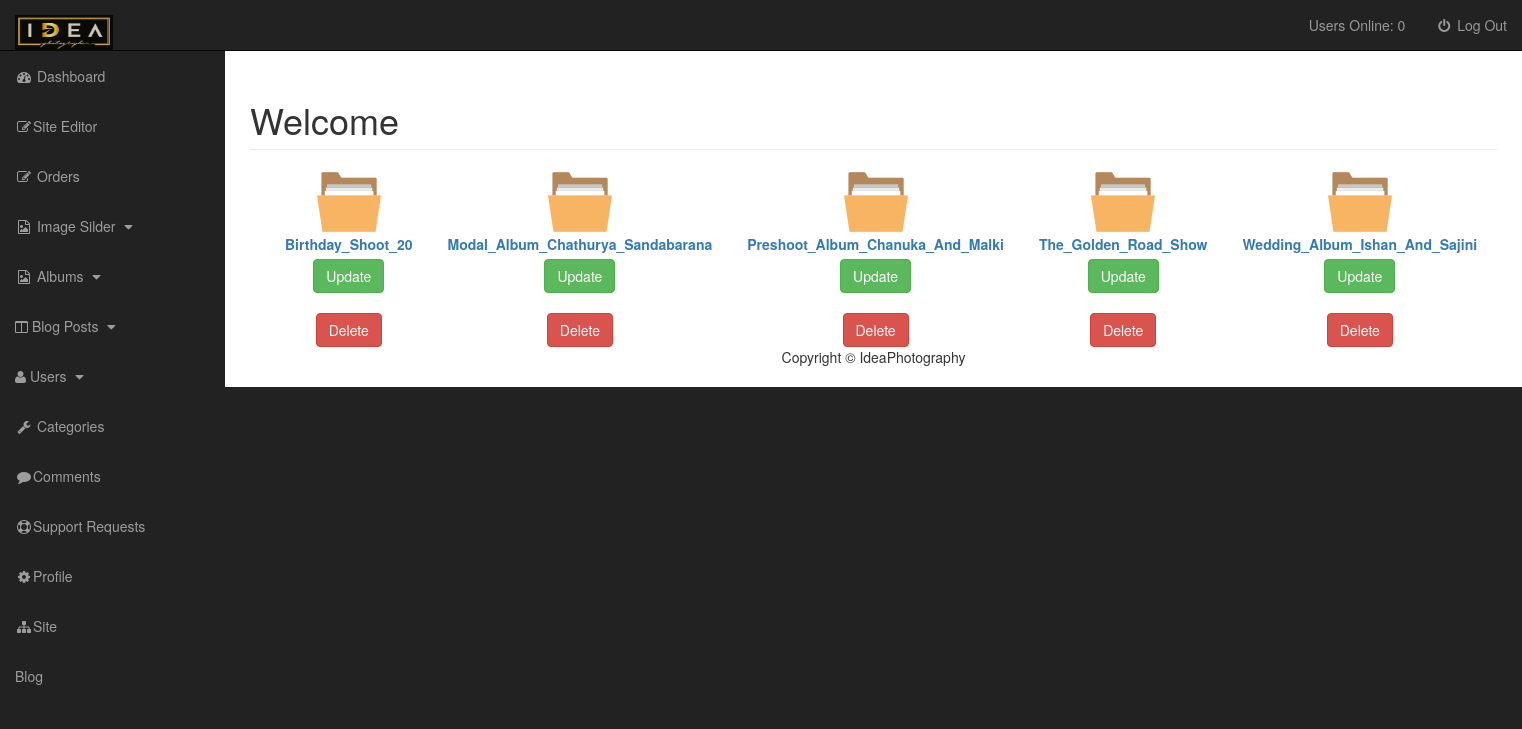
Page /ideaphotography/Blog/admin/album.php on the committed database.
### tables this page shows
CREATE TABLE IF NOT EXISTS `album` (
  `id` int NOT NULL AUTO_INCREMENT,
  `privacy` varchar(255) NOT NULL DEFAULT 'Private',
  `user` varchar(255) NOT NULL,
  `name` varchar(255) NOT NULL,
  `date` date NOT NULL,
  PRIMARY KEY (`id`)
);

### ideaphotography/Blog/admin/include/view_albums.php (the view, shortened to what this page needs)
<table class="ab" >
    <tr>
        <?php
        $query="SELECT * FROM album";
        $result=mysqli_query($connect,$query);
        while($row=mysqli_fetch_assoc($result))
        {
        ?>
        <form action="#" method="post">
            <td align="center"> <a href="view/index.php?source=<?php echo  $row['name'];?>"><img src="images/folder.png"><br><label for="image"><?php echo  $row['name'];?>
                </label></a><br> <a href="album.php?source=edit_album&name=<?php echo  $row['name'];?>" class="btn btn-success" role="button">Update</a><br><br>
                <input type="submit"   name="delete" value="Delete" class="btn btn-danger" /></td>
        </form>
        <?php  }?>
    </tr>
</table>

### ideaphotography/Blog/admin/include/admin_header.php (shortened to what this page needs)
<!DOCTYPE html>
<html lang="en">
<head>
    <link href="css/bootstrap.min.css" rel="stylesheet">
    <link href="css/sb-admin.css" rel="stylesheet">
    <link href="font-awesome/css/font-awesome.min.css" rel="stylesheet" type="text/css">
</head> <body>

### ideaphotography/Blog/admin/album.php (shortened to what this page needs)
<?php include "include/admin_header.php"; ?>
<div id="wrapper">
    <?php include "include/admin_navigation.php"; ?>
    <div id="page-wrapper">
        <div class="container-fluid">
            <div class="row">
                <div class="col-lg-12">
                    <h1 class="page-header">
                        Welcome
                    </h1>
                    <?php
						if(isset($_GET['source'])){
							$source=$_GET['source'];
						}else{
							$source=12;
						}
						switch($source){
							default;
								include "include/view_albums.php";
						}
                    ?>
                </div>
            </div>
        </div>
<?php include "include/admin_footer.php"; ?>

### ideaphotography/Blog/admin/include/admin_navigation.php (shortened to what this page needs)
<nav class="navbar navbar-inverse navbar-fixed-top" role="navigation">
    <div class="navbar-header">
        <a class="navbar-brand " href="index.html"><img src="./images/logo.png" height="35px" > </a>
        <?php
         $result=$result=mysqli_query($connect,"SELECT * From users where active=1");
         $rowcount=mysqli_num_rows($result);
        ?>
    </div>
      <ul class="nav navbar-right top-nav">  <li><a href="">Users Online: <?php echo $rowcount; ?><span class="usersonline"></span></a></li>
        <li>
                            <a href="./include/logout.php"><i class="fa fa-fw fa-power-off"></i> Log Out</a>
                        </li>
      </ul>
        <ul class="nav navbar-nav side-nav ">
            <li class="p">
                <a href="index.php"><i class="fa fa-fw fa-dashboard"></i> Dashboard</a>
            </li>
             <li>
                <a href="siteeditor.php"><i class="fa fa-fw fa-edit"></i>Site Editor</a>
            </li>
            <li>
                <a href="orders.php"><i class="fa fa-fw fa-edit"></i> Orders</a>
            </li>
            <li>
                <a href="javascript:;" data-toggle="collapse" data-target="#img_drop"><i class="fa fa-fw fa-file-image-o"></i> Image Silder <i class="fa fa-fw fa-caret-down"></i></a>
            </li>
            <li>
                <a href="javascript:;" data-toggle="collapse" data-target="#photos_drop"><i class="fa fa-fw fa-file-image-o"></i> Albums <i class="fa fa-fw fa-caret-down"></i></a>
            </li>
            <li>
                <a href="javascript:;" data-toggle="collapse" data-target="#posts_drop"><i class="fa fa-columns"></i> Blog Posts <i class="fa fa-fw fa-caret-down"></i></a>
            </li>
            <li>
                <a href="javascript:;" data-toggle="collapse" data-target="#demo"><i class="fa fa-user"></i> Users <i class="fa fa-fw fa-caret-down"></i></a>
            </li>
            <li>
                <a href="categories.php"><i class="fa fa-fw fa-wrench"></i> Categories</a>
            </li>
            <li>
                <a href="comments.php"><i class="fa fa-fw fa-comment"></i>Comments</a>
            </li>
            <li>
                <a href="support.php"><i class="fa fa-fw fa-life-ring" ></i>Support Requests</a>
            </li>
            <li>
                <a href="profile.php"><i class="fa fa-fw fa-cog" aria-hidden="true"></i>Profile</a>
            </li>
            <li><a href="../index.php"><i class="fa fa-fw fa-sitemap" aria-hidden="true"></i>Site</a></li>
            <li><a href="../index.php">Blog</a></li>
        </ul>
</nav>

### ideaphotography/Blog/admin/include/admin_footer.php (shortened to what this page needs)
<footer>
    <div class="row">
        <div class="col-lg-12">
            <p align="center">Copyright &copy; IdeaPhotography</p>
        </div>
    </div>
</footer>
</div>
</div>
</body>
</html>

### ideaphotography/Blog/admin/css/sb-admin.css (style rules this page uses)
body { margin-top: 100px; background-color: #222; }
@media (min-width:768px) { body { margin-top: 50px; } }
#wrapper { padding-left: 0; }
#page-wrapper { width: 100%; padding: 0; background-color: #fff; }
@media (min-width:768px) { #wrapper { padding-left: 225px; } }
@media (min-width:768px) { #page-wrapper { padding: 10px; } }
.top-nav { padding: 0 15px; }
.top-nav>li { display: inline-block; float: left; }
.top-nav>li>a { padding-top: 15px; padding-bottom: 15px; line-height: 20px; color: #999; }
@media (min-width:768px) { .side-nav { position: fixed; top: 51px; left: 225px; width: 225px; margin-left: -225px; border: none; border-radius: 0; overflow-y: auto; background-color: #222; } }
@media (min-width:768px) { .side-nav>li>a { width: 225px; } }

### ideaphotography/Blog/admin/include/admin_header.php (style rules this page uses)
table.ab { border-collapse: separate; border-spacing: 35px 0; }

### rows in the picture
album: name "Birthday_Shoot_20"
album: name "Modal_Album_Chathurya_Sandabarana"
album: name "Preshoot_Album_Chanuka_And_Malki"
album: name "The_Golden_Road_Show"
album: name "Wedding_Album_Ishan_And_Sajini"

### other values in the picture
$rowcount "0"
